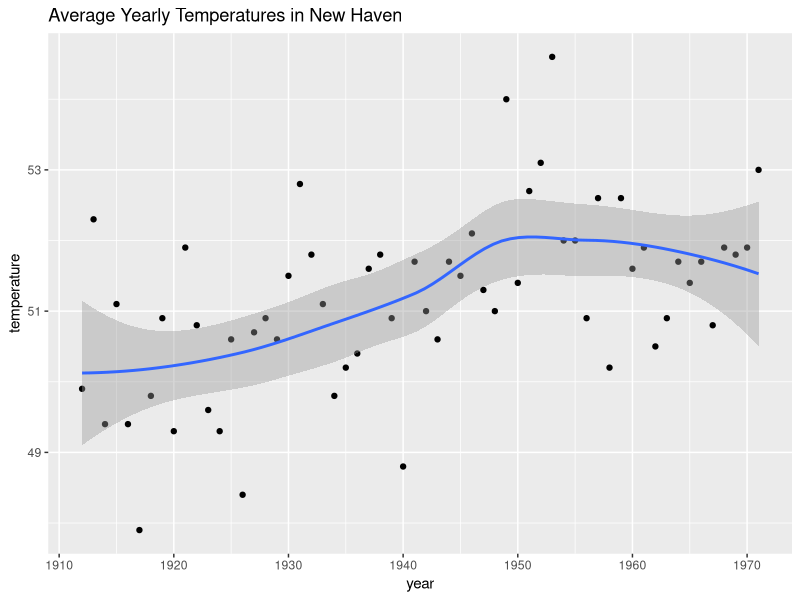

Reproduce this figure in R.
library(tidyverse)

# The shaded area around the curve is related to the concept of confidence intervals.
data("nhtemp")
data.frame(year = as.numeric(time(nhtemp)), temperature = as.numeric(nhtemp)) %>%
  ggplot(aes(year, temperature)) +
  geom_point() +
  geom_smooth() +
  ggtitle("Average Yearly Temperatures in New Haven")


# Monte Carlo simulation of confidence intervals
p <- 0.45
N <- 1000
X <- sample(c(0,1), size = N, replace = TRUE, prob = c(1-p, p))    # generate N observations
X_hat <- mean(X)    # calculate X_hat
SE_hat <- sqrt(X_hat*(1-X_hat)/N)    # calculate SE_hat, SE of the mean of N observations
c(X_hat - 2*SE_hat, X_hat + 2*SE_hat)    # build interval of 2*SE above and below mean

# Solving for z with qnorm
z <- qnorm(0.995)    # calculate z to solve for 99% confidence interval
pnorm(qnorm(0.995))    # demonstrating that qnorm gives the z value for a given probability
pnorm(qnorm(1-0.995))    # demonstrating symmetry of 1-qnorm
pnorm(z) - pnorm(-z)    # demonstrating that this z value gives correct probability for interval

# Monte carlo simulation to confirm that a 95% confidence interval contains the true value of p 95% of the time.
B <- 10000
inside <- replicate(B, {
  X <- sample(c(0,1), size = N, replace = TRUE, prob = c(1-p, p))
  X_hat <- mean(X)
  SE_hat <- sqrt(X_hat*(1-X_hat)/N)
  between(p, X_hat - 2*SE_hat, X_hat + 2*SE_hat)    # TRUE if p in confidence interval
})
mean(inside)

# 95% refers to the probability that the random interval falls on top of 
# It is technically incorrect to state that p  has a 95% chance of being in between two values 
# because that implies p is random.

# Confidence interval for the spread with sample size of 25
N <- 25
X_hat <- 0.48
(2*X_hat - 1) + c(-2, 2)*2*sqrt(X_hat*(1-X_hat)/N)

# Computing a p-value for observed spread of 0.02
N <- 100    # sample size
z <- sqrt(N) * 0.02/0.5    # spread of 0.02

# Suppose we want to find the p-value of an observation 2 standard deviations larger than the mean. 
# This means we are looking for anything with |z| >= 2.
